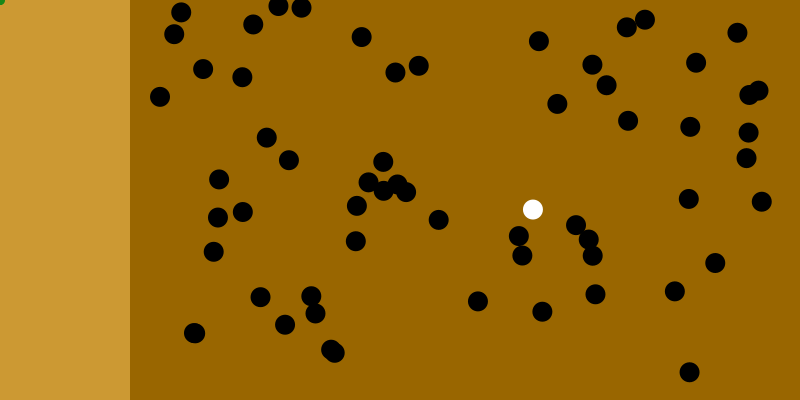
Frame 1 (no input)
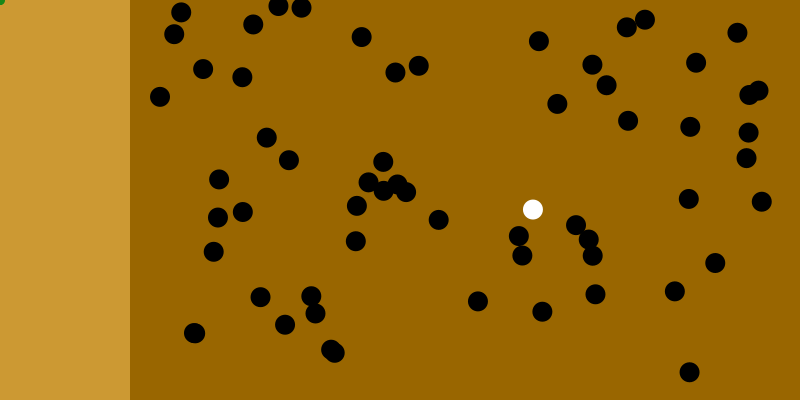
Frame 60 (the mouse pressed at the canvas centre just before this capture)
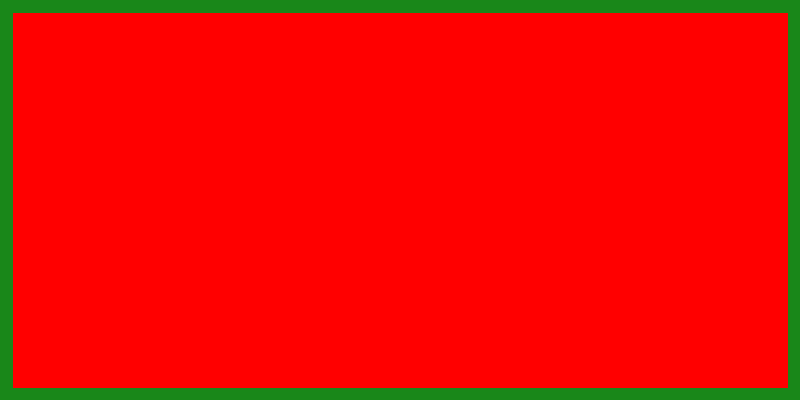
Frame 120 (the mouse held since frame 60 and released just before this capture)

The Processing sketch that drew these frames (run headless with seeded random() and noise(); from frame 60 on, the mouse is pressed at the canvas centre):

// Processing sketch: processing_140333
// ── processing_140333.pde

int gamePlay = 0;
int gamePause = 0;
int gameWin = 1;
int gameLose = 2;

float counterGood = 0;
float counterBad = 0;
float charStroke = 9;

float[] x = new float[8];
float[] y = new float[8];
float segLength = 18;

class astro
{
  float aX;
  float aY;
  float aRadius = 20;
}

class king
{
  float bX;
  float bY;
  float bRadius = 20;
}

astro[] asteroid = new astro[60];
king[] levelup = new king[1];

void setup()
{
  size(800, 400);
  strokeWeight(charStroke);
  frameRate(30);

  for (int i = 0; i < asteroid.length; i++)
  {
    asteroid[i] = new astro();
    asteroid[i].aX = random(150, width-20);
    asteroid[i].aY = random(height);
  }
  for (int i = 0; i < levelup.length; i++)
  {
    levelup[i] = new king();
    levelup[i].bX = random(150, width-20);
    levelup[i].bY = random(height);
  }
}

void draw()
{
  background(#996600);  
  
  noStroke();
  fill(#CC9933);
  rect(0,0, 130,height);

  dragSegment(0, mouseX, mouseY);
  for (int i = 0; i < x.length - 1; i++)
  {
    stroke(#198719);
    noFill();
    dragSegment(i+1, x[i], y[i]);
  }

  if (gamePlay == gamePause)
  {
    for (int i = 0; i < asteroid.length; i++)
    {
      noStroke();
      fill(#000000);

      ellipseMode(CENTER);
      ellipse(asteroid[i].aX, asteroid[i].aY, asteroid[i].aRadius, asteroid[i].aRadius);

      for (int j = 0; j < x.length - 1; j++)
      {
        if (dist(x[j], y[j], asteroid[i].aX, asteroid[i].aY) < asteroid[i].aRadius)
        {
          counterBad += 1;
          asteroid[i].aX = -200;
          asteroid[i].aY = -200;

          charStroke += 4;
          strokeWeight(charStroke);
        }
      }
    }

    for (int i = 0; i < levelup.length; i++)
    {
      noStroke();
      fill(#FFFFFF);

      ellipseMode(CENTER);
      ellipse(levelup[i].bX, levelup[i].bY, levelup[i].bRadius, levelup[i].bRadius);

      for (int j = 0; j < x.length - 1; j++)
      {
        if (dist(x[j], y[j], levelup[i].bX, levelup[i].bY) < (levelup[i].bRadius + 12))
        {
          counterGood += 1;
          levelup[i].bX = random(width-150);
          levelup[i].bY = random(height);

          segLength += 2;
          charStroke -= 2;
          strokeWeight(charStroke);
        }
      }
    }

    if (counterGood >= 5)
    {
      gamePlay = gameWin;
    }
    if (counterBad >= 3)
    {
      gamePlay = gameLose;
    }
  }

  if (gamePlay == gameLose)
  {
    fill(#FF0000);
    rect(0,0, width,height);
  }

  if (gamePlay == gameWin)
  {
    fill(#00FF00);
    rect(0,0, width,height);
  }
}

void dragSegment(int i, float xin, float yin)
{
  float dx = xin - x[i];
  float dy = yin - y[i];
  float angle = atan2(dy, dx);  
  x[i] = xin - cos(angle) * segLength;
  y[i] = yin - sin(angle) * segLength;
  segment(x[i], y[i], angle);
}

void segment(float x, float y, float a)
{
  pushMatrix();
  translate(x, y);
  rotate(a);
  line(0, 0, segLength, 0);
  popMatrix();
}
